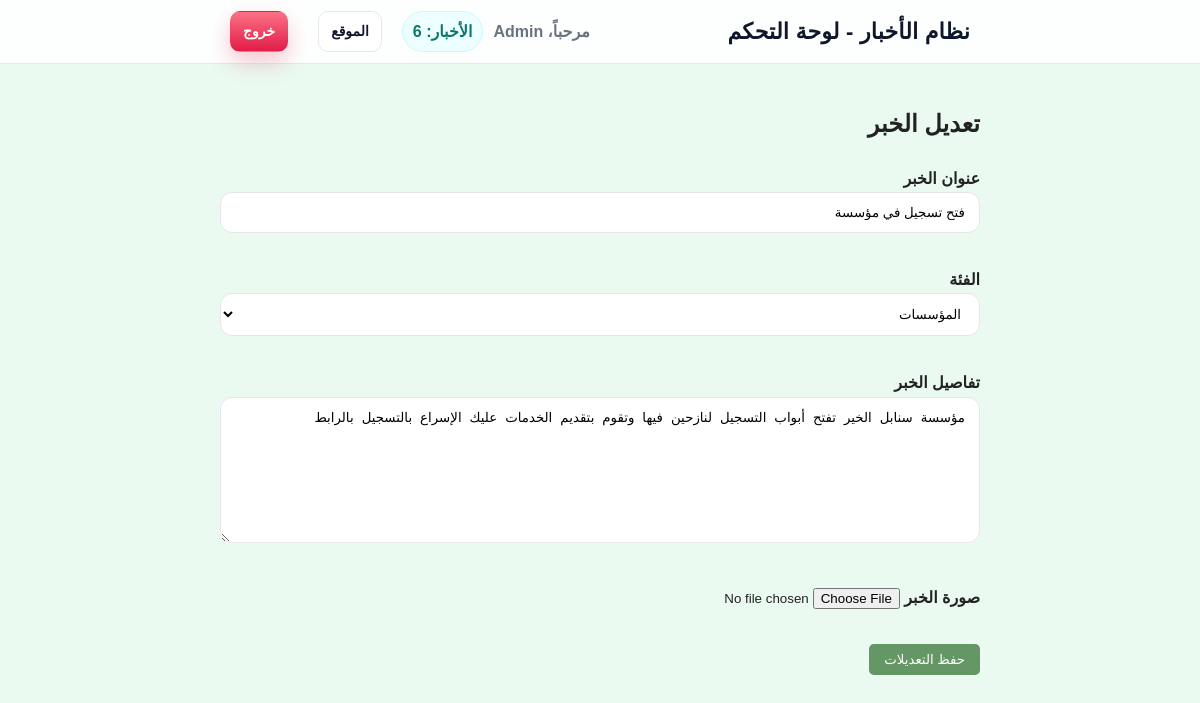
The page /admin-cp/edit_news.php?id=11 (signed in) on the database its author committed.
### tables this page shows
CREATE TABLE `news` (
  `id` int(11) NOT NULL,
  `title` varchar(255) NOT NULL,
  `details` text NOT NULL,
  `image` varchar(255) DEFAULT NULL,
  `category_id` int(11) DEFAULT NULL,
  `user_id` int(11) DEFAULT NULL,
  `deleted` tinyint(1) DEFAULT 0,
  `created_at` timestamp NOT NULL DEFAULT current_timestamp()
);

CREATE TABLE `categories` (
  `id` int(11) NOT NULL,
  `name` varchar(100) NOT NULL,
  `created_at` timestamp NOT NULL DEFAULT current_timestamp()
);

### admin-cp/edit_news.php (the view, shortened to what this page needs)
<?php
include('../config/config.php');
$id = intval($_GET['id'] ?? 0);
$res_news = mysqli_query($conn, "SELECT * FROM news WHERE id = $id LIMIT 1");
$news = $res_news ? mysqli_fetch_assoc($res_news) : null;
$cats = mysqli_query($conn, "SELECT id, name FROM categories ORDER BY name ASC");
include('../includes/admin_header.php');
?>
<h2>تعديل الخبر</h2>
<form method="post" action="edit_news.php?id=<?php echo $id; ?>" enctype="multipart/form-data">
    <label>
        عنوان الخبر
        <input type="text" name="title" value="<?php echo htmlspecialchars($news['title'], ENT_QUOTES, 'UTF-8'); ?>" required>
    </label>
    <br>
    <label>
        الفئة
        <select name="category_id" required>
            <?php if ($cats && mysqli_num_rows($cats) > 0): ?>
                <?php while ($c = mysqli_fetch_assoc($cats)): ?>
                    <option value="<?php echo (int)$c['id']; ?>"
                        <?php if ((int)$c['id'] === (int)$news['category_id']) echo 'selected'; ?>>
                        <?php echo htmlspecialchars($c['name'], ENT_QUOTES, 'UTF-8'); ?>
                    </option>
                <?php endwhile; ?>
            <?php endif; ?>
        </select>
    </label>
    <br>
    <label>
        تفاصيل الخبر
        <textarea name="details" rows="8" required><?php echo htmlspecialchars($news['details'], ENT_QUOTES, 'UTF-8'); ?></textarea>
    </label>
    <br>
    <label>
        صورة الخبر
        <input type="file" name="image" accept="image/*">
    </label>
    <br>
    <button type="submit">حفظ التعديلات</button>
</form>
<?php
include('../includes/footer.php');
?>

### assets/css/style.css (style rules this page uses)
:root { --bg:#f7f7fb; --surface:#ffffff; --text:#0f172a; --muted:#64748b; --primary:#059669; --primary-600:#10b981; --accent:#f59e0b; --danger:#dc2626; --ring:rgba(16,185,129,.25); --shadow:0 10px 30px rgba(0,0,0,.07); --radius:14px; --header-h:64px; --container:1100px; }
* { box-sizing: border-box; }
html, body { height:100%; }
body { margin:0; font-family:"Comic Sans MS", "Segoe UI", "Noto Kufi Arabic", sans-serif; background: radial-gradient(1200px 600px at 120% -100%, rgba(16,185,129,.05), transparent 55%), radial-gradient(900px 480px at -20% 120%, rgba(2,132,199,.045), transparent 55%), var(--bg); color:var(--text); direction: rtl; line-height:1.7; }
label, .form-label { font-weight:700; margin-bottom:6px; display:block; }
.form-control, input[type="text"], input[type="email"], input[type="password"], input[type="tel"], input[type="search"], textarea, select { width:100%; padding:12px 14px; border-radius:12px; border:1px solid #e5e7eb; background:#fff; outline:0; transition:border-color .2s, box-shadow .2s; }
textarea { min-height:120px; resize:vertical; }
body { background-color:#eafaf1; color:#222; font-family: Arial, sans-serif; }
button { background-color:#659665; color:white; border:none; padding:8px 15px; border-radius:5px; cursor:pointer; }

### rows shown on the page
news: title "فتح تسجيل في مؤسسة", category_id "المؤسسات", details "مؤسسة سنابل الخير تفتح أبواب التسجيل لنازحين فيها وتقوم بتقديم الخدمات عليك الإسراع بالتسجيل بالرابط"

### other values the page prints
$adminName "Admin"
$newsCount "6"
